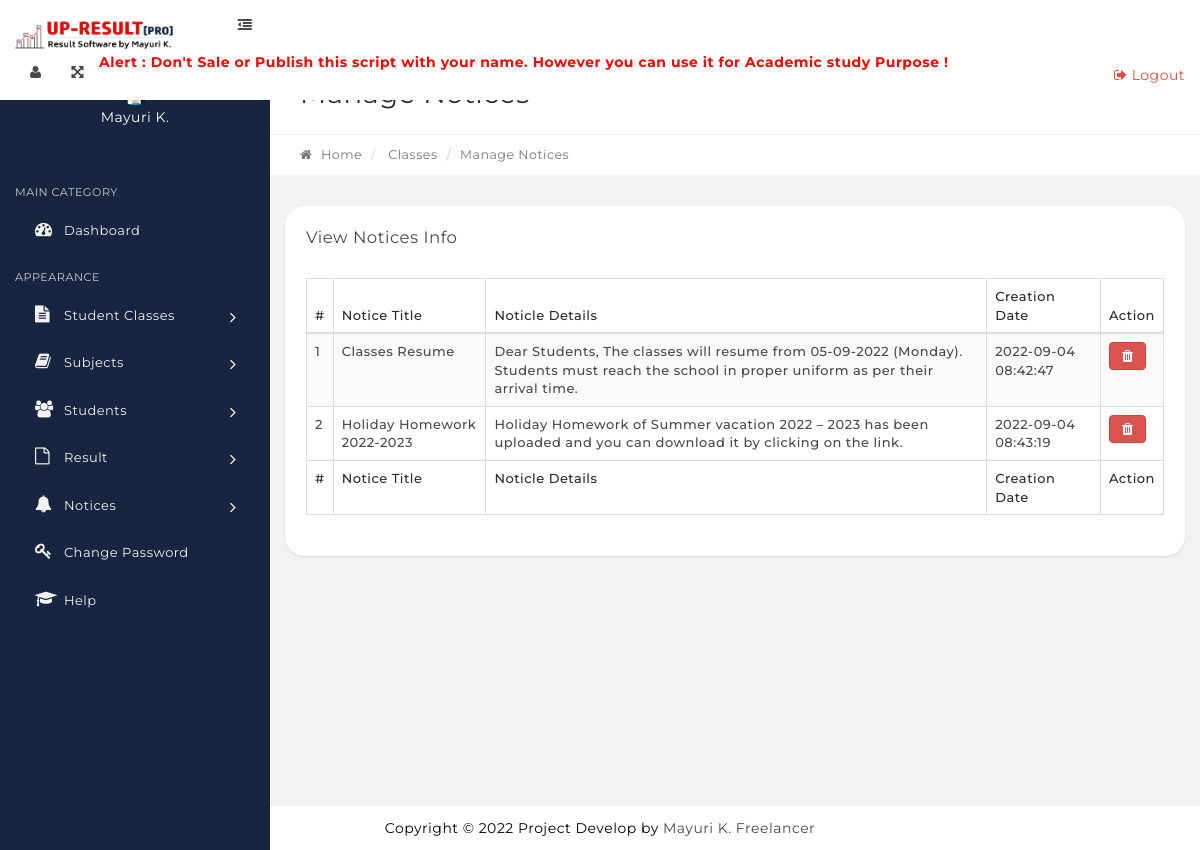
Page /manage-notices.php on the committed database.
### tables this page shows
CREATE TABLE `tblnotice` (
  `id` int(11) NOT NULL,
  `noticeTitle` varchar(255) DEFAULT NULL,
  `noticeDetails` mediumtext,
  `postingDate` timestamp NULL DEFAULT CURRENT_TIMESTAMP
);

### manage-notices.php (the view, shortened to what this page needs)
<?php
include('includes/config.php');
if(strlen($_SESSION['alogin'])==""){
header("Location: index.php");
}else{
?>
<link rel="stylesheet" type="text/css" href="assets/js/DataTables/datatables.min.css"/>
   <?php include('includes/topbar.php');?>
            <div class="content-wrapper">
                <div class="content-container">
<?php include('includes/leftbar.php');?>
                    <div class="main-page">
                        <div class="container-fluid">
                            <div class="row page-title-div">
                                <div class="col-md-6">
                                    <h2 class="title">Manage Notices</h2>
                                </div>
                            </div>
                            <div class="row breadcrumb-div">
                                <div class="col-md-6">
                                    <ul class="breadcrumb">
            							<li><a href="dashboard.php"><i class="fa fa-home"></i> Home</a></li>
                                        <li> Classes</li>
            							<li class="active">Manage Notices</li>
            						</ul>
                                </div>
                            </div>
                        </div>
                        <section class="section">
                            <div class="container-fluid">
                                <div class="row">
                                    <div class="col-md-12">
                                        <div class="panel">
                                            <div class="panel-heading">
                                                <div class="panel-title">
                                                    <h5>View Notices Info</h5>
                                                </div>
                                            </div>
                                            <div class="panel-body p-20">
                                                <table id="example" class="display table table-striped table-bordered" cellspacing="0" width="100%">
                                                    <thead>
                                                        <tr>
                                                            <th>#</th>
                                                            <th>Notice Title</th>
                                                            <th>Noticle Details</th>
                                                            <th>Creation Date</th>
                                                            <th>Action</th>
                                                        </tr>
                                                    </thead>
                                                    <tfoot>
                                                        <tr>
                                                          <th>#</th>
                                                            <th>Notice Title</th>
                                                            <th>Noticle Details</th>
                                                            <th>Creation Date</th>
                                                            <th>Action</th>
                                                        </tr>
                                                    </tfoot>
                                                    <tbody>
<?php $sql = "SELECT * from tblnotice";
$query = $dbh->prepare($sql);
$query->execute();
$results=$query->fetchAll(PDO::FETCH_OBJ);
$cnt=1;
if($query->rowCount() > 0)
{
foreach($results as $result)
{   ?>
<tr>
 <td><?php echo htmlentities($cnt);?></td>
                                                            <td><?php echo htmlentities($result->noticeTitle);?></td>
                                                            <td><?php echo htmlentities($result->noticeDetails);?></td>
                                                            <td><?php echo htmlentities($result->postingDate);?></td>
<td>
<a href="manage-notices.php?id=<?php echo htmlentities($result->id);?>" onclick="return confirm('Do you really want to delete the notice?');" class="btn btn-danger">
    <i class="fa fa-trash" title="Delete this Record"></i> </a>
</td>
</tr>
<?php $cnt=$cnt+1;}} ?>
                                                    </tbody>
                                                </table>
                                            </div>
                                        </div>
                                    </div>
                                                </div>
                                            </div>
                                        </div>
                                    </div>
                                </div>
                            </div>
<?php include('includes/footer.php');?>
<?php } ?>

### rows in the picture
tblnotice: noticeTitle "Classes Resume", noticeDetails "Dear Students, The classes will resume from 05-09-2022 (Monday). Students must reach the school in proper uniform as per their arrival time.", postingDate "2022-09-04 08:42:47"
tblnotice: noticeTitle "Holiday Homework 2022-2023", noticeDetails "Holiday Homework of Summer vacation 2022 – 2023 has been uploaded and you can download it by clicking on the link.", postingDate "2022-09-04 08:43:19"
